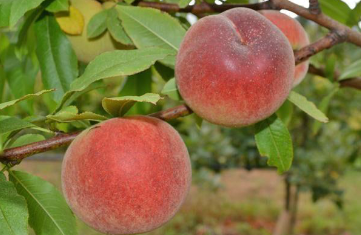
%> input picture data/1.png, 361 x 235 px
$ octave --eval "result = canny(imread('../data/1.png'));"   (GNU Octave 9; MATLAB toolbox functions it lacks are replaced by stand-ins)
%> lines starting %> are read from the running program, lines starting %| are printed output that depends on the picture; in (x1, y1, x2, y2) boxes, pixels count from 0 and x2, y2 are one past the last pixel; in counts of white or black regions, pixels touching at a corner belong together; the program's own positions count from 1
%peach = imread('../data/1.png');
%data = peach;
%figure, imshow(data);
%cannyOperator(data);

function result = canny(img)
    img = rgb2gray(img);
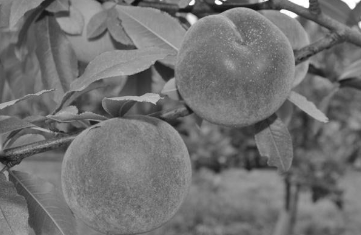
%> img: size 235x361 uint8; min 13, max 255, mean 113.2
    result = edge(img,"canny");
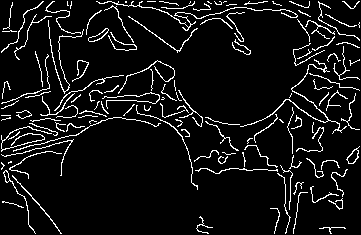
%> result: size 235x361 logical; 7.5% white in thin lines or dots
end

$ run again, on data/2.png
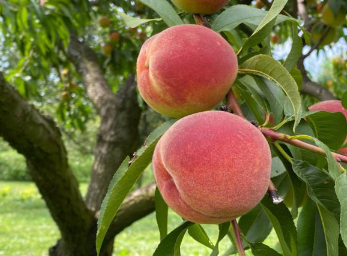
%> input picture data/2.png, 347 x 256 px
%> in canny, `img = rgb2gray(img);`:
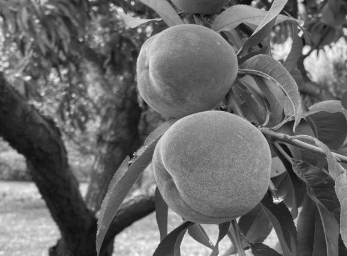
%> img: size 256x347 uint8; min 10, max 250, mean 105.2
%> in canny, `result = edge(img,"canny");`:
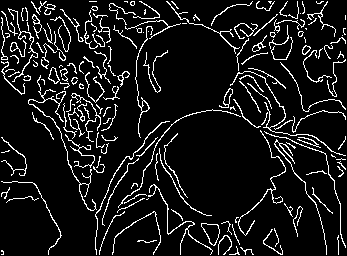
%> result: size 256x347 logical; 9.5% white in thin lines or dots

$ run again, on data/3.png
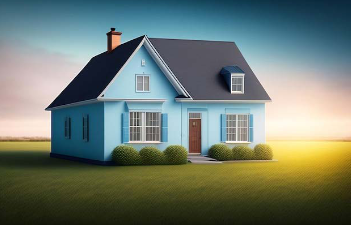
%> input picture data/3.png, 351 x 225 px
%> in canny, `img = rgb2gray(img);`:
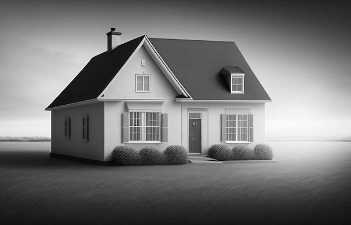
%> img: size 225x351 uint8; min 4, max 254, mean 116.5
%> in canny, `result = edge(img,"canny");`:
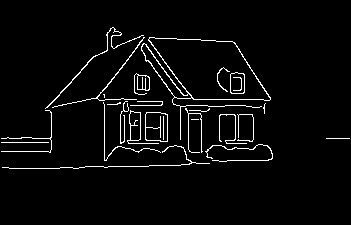
%> result: size 225x351 logical; 3.7% white in thin lines or dots, all inside (x1, y1, x2, y2) = (1, 27, 350, 169)

$ run again, on data/4.png
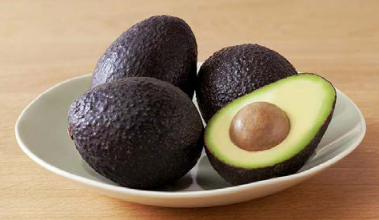
%> input picture data/4.png, 379 x 220 px
%> in canny, `img = rgb2gray(img);`:
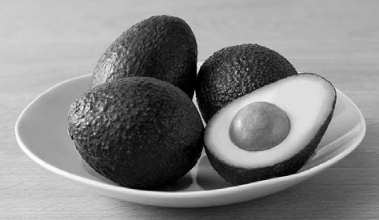
%> img: size 220x379 uint8; min 0, max 254, mean 133.3
%> in canny, `result = edge(img,"canny");`:
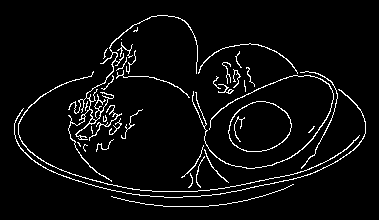
%> result: size 220x379 logical; 4.8% white in thin lines or dots, all inside (x1, y1, x2, y2) = (14, 15, 366, 207)
